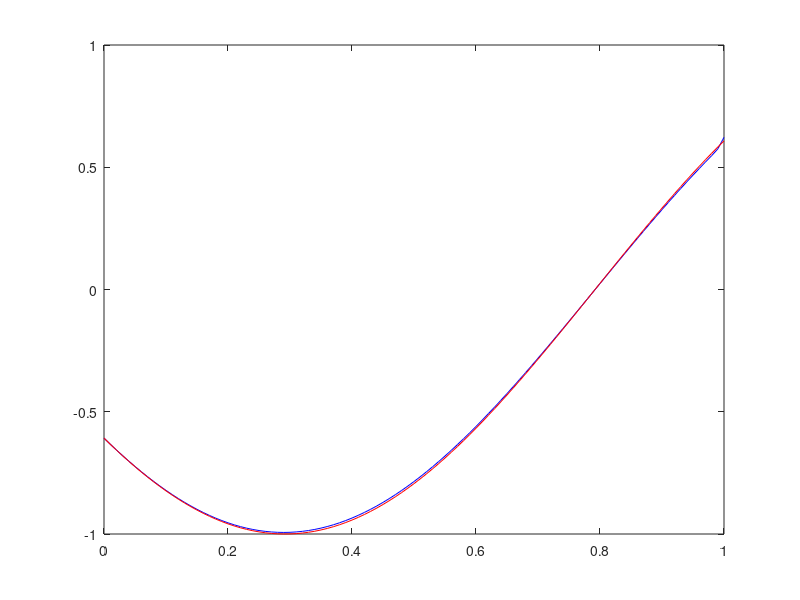

Source code (MATLAB):
%%%%%%%%%%%%%%%%%%%%%%%%%%%%%%%%%%%%%%%%%%%%%%%%%%%%%%%%%%%%%%%%%%%%%%%%%%
% Description: This function implements the Lax Friedrich method to 
% numerically solve the scalar advection equation u_t + au_x = 0. 
% It stores all the parameters that define the desired 
% method.  Stable provided mu=abs(ak/h)<=1 
% Lax Friedrichs scheme
% u_new(j) = (u_old(j-1)+u_old(j+1))/2 - (mu/2)*(u_old(j+1)-u_old(j-1))
%
%
% parameters:
%   t0:intitial time
%   tf:final time
%   L:number of spatial grid points 
%   N: number of time grid points
%   f: function that gives inital data
%   g:function that computes ghost cell values 
%   a:wave speed, a>0 for right moving wave
%%%%%%%%%%%%%%%%%%%%%%%%%%%%%%%%%%%%%%%%%%%%%%%%%%%%%%%%%%%%%%%%%%%%%%%%%

%initialize parameters
t0 = 0;
tf = 1;
L = 100;
N = 100;

%define space mesh
dx = 1 / L;
x = 0: dx : 1;

% define time mesh
dt = (tf - t0) / N;
t = t0 : dt : tf;

%wave speed
a = .8;
%CFL number
mu = a * dt / dx;

%set inital value fucntion  
f = sin(pi * x);
%set boundary value function 
g = sin(-pi * a * t);

%preallocate u, set initial u value to f, boundary value to g
u = zeros(N+1,L+1);
uexact = zeros(N+1,L+1);
u(1,:) = f;
u(:,1) = g;
uexact(1,:) = u(1,:);

%loop through time
for n=1:N
    %loop through space
    for j=2:L
        u(n + 1 , j) = (u(n , j - 1) + u(n , j + 1)) / 2 ...
            - (mu / 2) * (u(n , j + 1) - u(n , j - 1));
     end
    
    %ghost cell values, outflow boundary 
    u(n+1 , j + 1) = 2 * u(n , L) - u(n , L - 1);
   
    X = x - a * t(n + 1);
    uexact(n + 1 , :) = sin(pi * X);
    %calculate the abs error and infinity norm of the error
    abserr = abs(uexact-u); 
    
    
end


clf
for i=1:L
    plot(x , u( i , :) , 'b' , x , uexact(i , :) , 'r')
	axis([0 1 -1 1])
    pause(.05)
    drawnow
end

%calculate L1 error norm in space
row_err=dx*trapz(abserr,2);
%calculate L1 error norm in time 
err=dt*trapz(row_err);
disp(err)